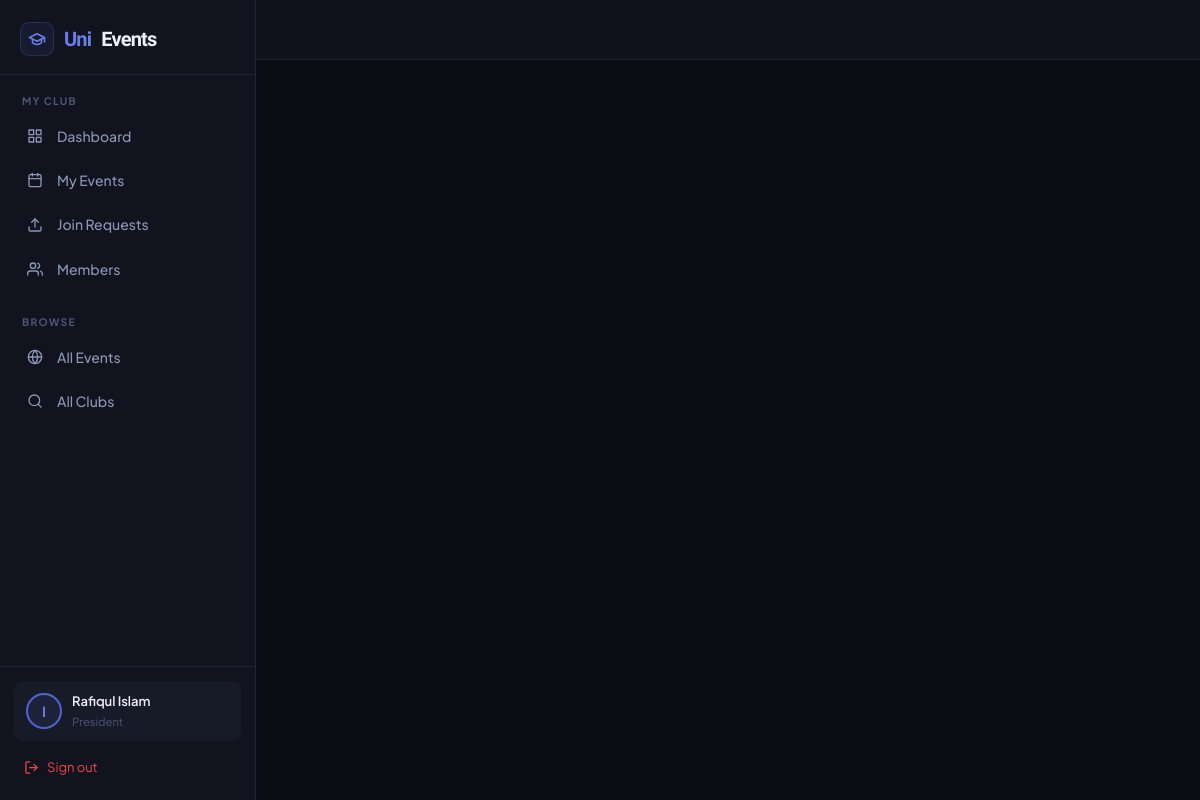
/clubs/create/ (signed in), run on the app's committed database.
### accounts/models.py (models this page shows, shortened)
class CustomUser(AbstractUser):
    USER_TYPE_CHOICES = (
        ('student', 'Student'),
        ('faculty', 'Faculty'),
        ('admin', 'Administrator'),
        ('president', 'President'),
    )
    user_type = models.CharField(max_length=20, choices=USER_TYPE_CHOICES, default='student')
    student_id = models.CharField(max_length=20, blank=True, null=True)
    phone = models.CharField(max_length=15, blank=True, null=True)
    profile_picture = models.ImageField(upload_to='profile_pics/', blank=True, null=True)
    bio = models.TextField(blank=True, null=True)
    department = models.CharField(max_length=100, blank=True, null=True)
    intake = models.CharField(max_length=20, blank=True, null=True, help_text="e.g. 49, 50, Fall-2022")
    year = models.IntegerField(blank=True, null=True)
    is_verified = models.BooleanField(default=False)

### clubs/views.py (the view)
# urls.py: path('create/', views.create_club, name='club_create'),
@login_required
def create_club(request):
    if request.method == 'POST':
        form = ClubForm(request.POST, request.FILES)
        if form.is_valid():
            club = form.save(commit=False)
            club.president = request.user
            club.save()
            ClubMember.objects.create(
                club=club,
                user=request.user,
                role='president',
                status='active'
            )
            messages.success(request, 'Club created successfully! Waiting for admin approval.')
            return redirect('club_detail', slug=club.slug)
    else:
        form = ClubForm()
    return render(request, 'clubs/club_create.html', {'form': form})

### templates/clubs/club_create.html (shortened to what this page needs)
{% extends 'base.html' %}

### templates/base.html (shortened to what this page needs)
{% load static %}
<!DOCTYPE html>
<html lang="en">
<head>
</head>
<body>
{% if user.is_authenticated and request.resolver_match.url_name not in 'home,club_list,club_detail,event_list,event_detail,join_club,register,login' %}
<div class="app-layout">
  <aside class="sidebar">
    <div class="sidebar-brand">
      <a href="{% url 'home' %}">
        <div class="sb-icon"><svg width="18" height="18" viewBox="0 0 24 24" fill="none" stroke="currentColor" stroke-width="2" stroke-linecap="round" stroke-linejoin="round" style="color:var(--a2)"><path d="M22 10v6M2 10l10-5 10 5-10 5z"/><path d="M6 12v5c3 3 9 3 12 0v-5"/></svg></div>
        Uni<span>Events</span>
      </a>
    </div>
    {% if user.is_staff or user.user_type == 'admin' %}
    <div class="sb-section">
      <div class="sb-label">Overview</div>
      <ul class="sb-nav">
        <li><a href="{% url 'admin_dashboard' %}" class="{% if request.resolver_match.url_name == 'admin_dashboard' %}active{% endif %}">
          <span class="sb-icon2"><svg width="16" height="16" viewBox="0 0 24 24" fill="none" stroke="currentColor" stroke-width="2" stroke-linecap="round" stroke-linejoin="round"><rect x="3" y="3" width="7" height="7"/><rect x="14" y="3" width="7" height="7"/><rect x="14" y="14" width="7" height="7"/><rect x="3" y="14" width="7" height="7"/></svg></span> Dashboard
        </a></li>
        <li><a href="{% url 'admin_statistics' %}" class="{% if request.resolver_match.url_name == 'admin_statistics' %}active{% endif %}">
          <span class="sb-icon2"><svg width="16" height="16" viewBox="0 0 24 24" fill="none" stroke="currentColor" stroke-width="2" stroke-linecap="round" stroke-linejoin="round"><line x1="18" y1="20" x2="18" y2="10"/><line x1="12" y1="20" x2="12" y2="4"/><line x1="6" y1="20" x2="6" y2="14"/></svg></span> Statistics
        </a></li>
      </ul>
    </div>
    <div class="sb-section">
      <div class="sb-label">Manage</div>
      <ul class="sb-nav">
        <li><a href="{% url 'admin_club_list' %}" class="{% if 'club' in request.resolver_match.url_name %}active{% endif %}">
          <span class="sb-icon2"><svg width="16" height="16" viewBox="0 0 24 24" fill="none" stroke="currentColor" stroke-width="2" stroke-linecap="round" stroke-linejoin="round"><path d="M3 9l9-7 9 7v11a2 2 0 01-2 2H5a2 2 0 01-2-2z"/><polyline points="9 22 9 12 15 12 15 22"/></svg></span> Clubs
        </a></li>
        <li><a href="{% url 'admin_president_list' %}" class="{% if 'president' in request.resolver_match.url_name %}active{% endif %}">
          <span class="sb-icon2"><svg width="16" height="16" viewBox="0 0 24 24" fill="none" stroke="currentColor" stroke-width="2" stroke-linecap="round" stroke-linejoin="round"><circle cx="12" cy="8" r="4"/><path d="M5 20a7 7 0 0114 0"/><path d="M8 7l-2-3M16 7l2-3M12 4V2"/></svg></span> Presidents
        </a></li>
        <li><a href="{% url 'admin_event_requests' %}" class="{% if 'event_request' in request.resolver_match.url_name %}active{% endif %}">
          <span class="sb-icon2"><svg width="16" height="16" viewBox="0 0 24 24" fill="none" stroke="currentColor" stroke-width="2" stroke-linecap="round" stroke-linejoin="round"><path d="M14 2H6a2 2 0 00-2 2v16a2 2 0 002 2h12a2 2 0 002-2V8z"/><polyline points="14 2 14 8 20 8"/><line x1="16" y1="13" x2="8" y2="13"/><line x1="16" y1="17" x2="8" y2="17"/><polyline points="10 9 9 9 8 9"/></svg></span> Event Requests
        </a></li>
      </ul>
    </div>
    <div class="sb-section">
      <div class="sb-label">Browse</div>
      <ul class="sb-nav">
        <li><a href="{% url 'event_list' %}"><span class="sb-icon2"><svg width="16" height="16" viewBox="0 0 24 24" fill="none" stroke="currentColor" stroke-width="2" stroke-linecap="round" stroke-linejoin="round"><rect x="3" y="4" width="18" height="18" rx="2" ry="2"/><line x1="16" y1="2" x2="16" y2="6"/><line x1="8" y1="2" x2="8" y2="6"/><line x1="3" y1="10" x2="21" y2="10"/></svg></span> All Events</a></li>
        <li><a href="{% url 'club_list' %}"><span class="sb-icon2"><svg width="16" height="16" viewBox="0 0 24 24" fill="none" stroke="currentColor" stroke-width="2" stroke-linecap="round" stroke-linejoin="round"><circle cx="11" cy="11" r="8"/><line x1="21" y1="21" x2="16.65" y2="16.65"/></svg></span> All Clubs</a></li>
      </ul>
    </div>
    {% elif user.user_type == 'president' %}
    <div class="sb-section">
      <div class="sb-label">My Club</div>
      <ul class="sb-nav">
        <li><a href="{% url 'president_dashboard' %}" class="{% if request.resolver_match.url_name == 'president_dashboard' %}active{% endif %}">
          <span class="sb-icon2"><svg width="16" height="16" viewBox="0 0 24 24" fill="none" stroke="currentColor" stroke-width="2" stroke-linecap="round" stroke-linejoin="round"><rect x="3" y="3" width="7" height="7"/><rect x="14" y="3" width="7" height="7"/><rect x="14" y="14" width="7" height="7"/><rect x="3" y="14" width="7" height="7"/></svg></span> Dashboard
        </a></li>
        <li><a href="{% url 'president_event_list' %}" class="{% if 'event' in request.resolver_match.url_name %}active{% endif %}">
          <span class="sb-icon2"><svg width="16" height="16" viewBox="0 0 24 24" fill="none" stroke="currentColor" stroke-width="2" stroke-linecap="round" stroke-linejoin="round"><rect x="3" y="4" width="18" height="18" rx="2" ry="2"/><line x1="16" y1="2" x2="16" y2="6"/><line x1="8" y1="2" x2="8" y2="6"/><line x1="3" y1="10" x2="21" y2="10"/></svg></span> My Events
        </a></li>
        <li><a href="{% url 'president_join_requests' %}" class="{% if request.resolver_match.url_name == 'president_join_requests' %}active{% endif %}">
          <span class="sb-icon2"><svg width="16" height="16" viewBox="0 0 24 24" fill="none" stroke="currentColor" stroke-width="2" stroke-linecap="round" stroke-linejoin="round"><path d="M21 15v4a2 2 0 01-2 2H5a2 2 0 01-2-2v-4"/><polyline points="17 8 12 3 7 8"/><line x1="12" y1="3" x2="12" y2="15"/></svg></span> Join Requests
        </a></li>
        <li><a href="{% url 'president_member_list' %}" class="{% if request.resolver_match.url_name == 'president_member_list' %}active{% endif %}">
          <span class="sb-icon2"><svg width="16" height="16" viewBox="0 0 24 24" fill="none" stroke="currentColor" stroke-width="2" stroke-linecap="round" stroke-linejoin="round"><path d="M17 21v-2a4 4 0 00-4-4H5a4 4 0 00-4 4v2"/><circle cx="9" cy="7" r="4"/><path d="M23 21v-2a4 4 0 00-3-3.87M16 3.13a4 4 0 010 7.75"/></svg></span> Members
        </a></li>
      </ul>
    </div>
    <div class="sb-section">
      <div class="sb-label">Browse</div>
      <ul class="sb-nav">
        <li><a href="{% url 'event_list' %}"><span class="sb-icon2"><svg width="16" height="16" viewBox="0 0 24 24" fill="none" stroke="currentColor" stroke-width="2" stroke-linecap="round" stroke-linejoin="round"><circle cx="12" cy="12" r="10"/><line x1="2" y1="12" x2="22" y2="12"/><path d="M12 2a15.3 15.3 0 014 10 15.3 15.3 0 01-4 10 15.3 15.3 0 01-4-10 15.3 15.3 0 014-10z"/></svg></span> All Events</a></li>
        <li><a href="{% url 'club_list' %}"><span class="sb-icon2"><svg width="16" height="16" viewBox="0 0 24 24" fill="none" stroke="currentColor" stroke-width="2" stroke-linecap="round" stroke-linejoin="round"><circle cx="11" cy="11" r="8"/><line x1="21" y1="21" x2="16.65" y2="16.65"/></svg></span> All Clubs</a></li>
      </ul>
    </div>
    {% endif %}
    <div class="sb-footer">
      <div class="sb-user">
        <div class="sb-avatar">
          {% if user.profile_picture %}<img src="{{ user.profile_picture.url }}" style="width:100%;height:100%;object-fit:cover;border-radius:50%;">
          {% else %}{{ user.username|slice:":1"|upper }}{% endif %}
        </div>
        <div style="flex:1;min-width:0;">
          <div class="sb-name">{{ user.get_full_name|default:user.username|truncatechars:18 }}</div>
          <div class="sb-role">{{ user.get_user_type_display }}</div>
        </div>
      </div>
      <a href="{% url 'logout' %}" class="sb-logout">
        <svg width="15" height="15" viewBox="0 0 24 24" fill="none" stroke="currentColor" stroke-width="2" stroke-linecap="round" stroke-linejoin="round"><path d="M9 21H5a2 2 0 01-2-2V5a2 2 0 012-2h4"/><polyline points="16 17 21 12 16 7"/><line x1="21" y1="12" x2="9" y2="12"/></svg> Sign out
      </a>
    </div>
  </aside>
  <div class="app-main">
    <div class="app-topbar">
    </div>
    <div class="app-content">
    </div>
  </div>
</div>
{% endif %}
</body>
</html>

### templates/base.html (style rules this page uses)
*,*::before,*::after { box-sizing:border-box;margin:0;padding:0 }
:root { --bg: #0A0C12; --bg2: #0D1017; --surface: #11141E; --surface2: #171B28; --surface3: #1E2336; --border: #1F2538; --border2: #28304A; --txt: #EDF0FA; --txt2: #8B96B8; --txt3: #4C5778; --a: #4F63D2; --a2: #6B7FE8; --a3: #97A6F5; --a-glow: rgba(79,99,210,0.22); --a-bg: rgba(79,99,210,0.10); --a-border:rgba(79,99,210,0.28); --green: #10B981; --green-bg: rgba(16,185,129,0.12); --green-b:rgba(16,185,129,0.3); --yellow: #F59E0B; --yellow-bg: rgba(245,158,11,0.12); --yellow-b:rgba(245,158,11,0.3); --red: #EF4444; --red-bg: rgba(239,68,68,0.12); --red-b: rgba(239,68,68,0.3); --blue: #3B82F6; --blue-bg: rgba(59,130,246,0.12); --blue-b: rgba(59,130,246,0.3); --purple: #A855F7; --purple-bg: rgba(168,85,247,0.12); --r: 14px; --r-sm: 9px; --r-xs: 6px; --sh: 0 4px 20px rgba(0,0,0,0.4); --sh-lg:0 8px 40px rgba(0,0,0,0.55); --glow: 0 0 24px rgba(99,102,241,0.22); --t: 0.18s ease; --sidebar-w: 256px; }
html { font-size:16px;scroll-behavior:smooth }
body { font-family:'Plus Jakarta Sans',sans-serif; background:var(--bg); color:var(--txt); line-height:1.6; min-height:100vh; }
a { color:inherit;text-decoration:none }
.app-layout { display:flex;min-height:100vh }
.sidebar { width:var(--sidebar-w); flex-shrink:0; background:var(--surface); border-right:1px solid var(--border); display:flex;flex-direction:column; position:fixed; top:0;left:0;bottom:0; z-index:100; overflow-y:auto; }
.sidebar-brand { padding:22px 20px 18px; border-bottom:1px solid var(--border); flex-shrink:0; }
.sidebar-brand a { font-family:'Bricolage Grotesque',sans-serif; font-size:1.25rem;font-weight:800; color:var(--a2);letter-spacing:-0.04em; display:flex;align-items:center;gap:10px; }
.sidebar-brand a span { color:var(--txt) }
.sb-icon { width:34px;height:34px;border-radius:9px; background:var(--a-bg);border:1px solid var(--a-border); display:flex;align-items:center;justify-content:center; font-size:1rem;flex-shrink:0; }
.sb-section { padding:18px 14px 6px }
.sb-label { font-size:0.65rem;font-weight:700; text-transform:uppercase;letter-spacing:0.12em; color:var(--txt3);padding:0 8px;margin-bottom:5px; }
.sb-nav { list-style:none;display:flex;flex-direction:column;gap:2px }
.sb-nav a { display:flex;align-items:center;gap:11px; padding:10px 10px;border-radius:var(--r-sm); font-size:0.875rem;font-weight:500; color:var(--txt2); transition:all var(--t); position:relative; }
.sb-icon2 { font-size:1rem;width:22px; display:flex;align-items:center;justify-content:center; flex-shrink:0; }
.sb-footer { margin-top:auto; padding:14px; border-top:1px solid var(--border); flex-shrink:0; }
.sb-user { display:flex;align-items:center;gap:10px; padding:10px 12px;border-radius:var(--r-sm); background:var(--surface2); margin-bottom:8px; }
.sb-avatar { width:36px;height:36px;border-radius:50%; background:var(--a-bg);border:2px solid var(--a); display:flex;align-items:center;justify-content:center; font-size:0.875rem;font-weight:700;color:var(--a2); flex-shrink:0;overflow:hidden; }
.sb-name { font-size:0.8125rem;font-weight:600;color:var(--txt) }
.sb-role { font-size:0.7rem;color:var(--txt3);text-transform:capitalize;margin-top:1px }
.sb-logout { display:flex;align-items:center;gap:8px; font-size:0.8125rem;color:var(--red); padding:8px 10px;border-radius:var(--r-sm); transition:background var(--t);width:100%; }
.app-main { margin-left:var(--sidebar-w); flex:1;display:flex;flex-direction:column;min-width:0; }
.app-topbar { height:60px; background:rgba(16,19,28,0.9); backdrop-filter:blur(10px); border-bottom:1px solid var(--border); display:flex;align-items:center; padding:0 32px;gap:16px; position:sticky;top:0;z-index:50; }
.app-content { padding:32px 36px;flex:1 }

### data on the page
CustomUser: username "I", get_full_name "Rafiqul Islam", user_type "President"
